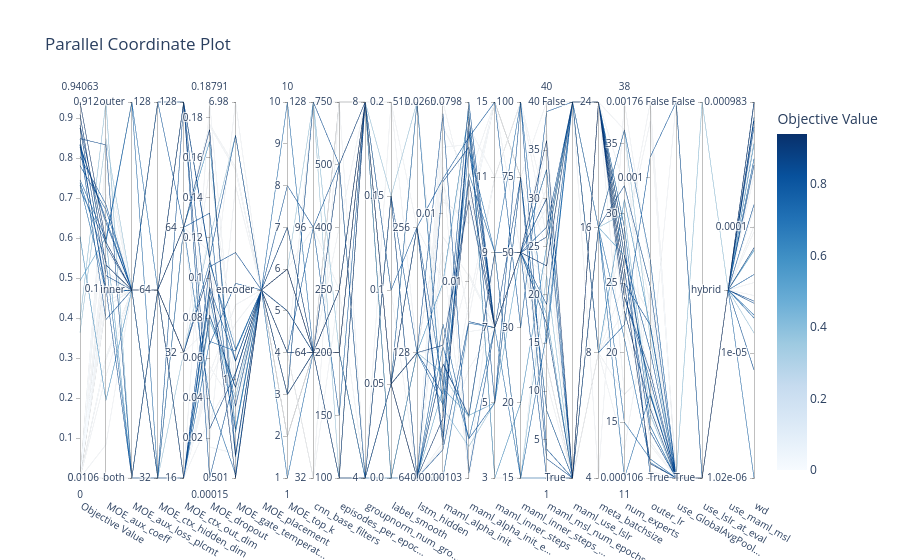

Notebook source saved alongside this figure:
### Code cell
# 3. Parallel Coordinate Plot (Visualizes high-dimensional relationships)
fig_parallel = plot_parallel_coordinate(study)
fig_parallel.show()

### Figure 1 — Plotly figure (JSON) as saved in the notebook; plotly's stock layout.template omitted (floating-point values rounded to 4 significant figures)
{"data": [{"dimensions": [{"label": "Objective Value", "range": [0, 0.9406], "values": [0.7385, 0.8354, 0.3635, 0.7458, 0, 0.8333, 0.7812, 0, 0.8479, 0.7333, 0, 0, 0.8823, 0, 0, 0.4937, 0, 0, 0, 0.3948, 0, 0.7208, 0.9406, 0, 0, 0, 0, 0.6042, 0, 0.9094, 0, 0, 0.849, 0.876, 0.8281, 0.8042, 0, 0.8323]}, {"label": "MOE_aux_coeff", "range": [-1.973, -0.0398], "ticktext": ["0.0106", "0.1", "0.912"], "tickvals": [-1.973, -1, -0.0398], "values": [-0.8568, -0.9962, -0.2279, -0.7447, -1.802, -0.66, -0.5937, -0.3059, -1.023, -1.012, -1.063, -0.9449, -0.7788, -0.3882, -1.448, -0.7354, -1.0, -1.091, -1.094, -0.0398, -0.7983, -0.7609, -0.759, -0.912, -1.973, -0.8754, -0.8764, -1.574, -1.364, -0.8774, -1.349, -0.7161, -0.2602, -0.932, -0.6432, -0.5665, -0.5148, -1.158]}, {"label": "MOE_aux_loss_plcmt", "range": [0, 2], "ticktext": ["both", "inner", "outer"], "tickvals": [0, 1, 2], "values": [0, 0, 1, 2, 1, 1, 1, 1, 1, 1, 1, 1, 1, 1, 1, 0, 1, 1, 1, 0, 1, 2, 1, 1, 0, 1, 1, 1, 1, 1, 1, 1, 0, 1, 1, 1, 1, 1]}, {"label": "MOE_ctx_hidden_dim", "range": [0, 2], "ticktext": ["32", "64", "128"], "tickvals": [0, 1, 2], "values": [0, 0, 0, 0, 0, 0, 1, 1, 1, 1, 1, 1, 1, 1, 1, 1, 1, 1, 1, 1, 1, 1, 1, 1, 1, 1, 1, 1, 1, 1, 1, 1, 1, 1, 1, 2, 2, 2]}, {"label": "MOE_ctx_out_dim", "range": [0, 3], "ticktext": ["16", "32", "64", "128"], "tickvals": [0, 1, 2, 3], "values": [0, 0, 1, 2, 2, 3, 0, 0, 0, 0, 0, 0, 0, 0, 0, 0, 0, 0, 0, 0, 1, 1, 1, 1, 1, 2, 2, 2, 2, 2, 2, 2, 3, 3, 3, 2, 3, 3]}, {"label": "MOE_dropout", "range": [0.0001488, 0.1879], "values": [0.0684, 0.1056, 0.1193, 0.03943, 0.1692, 0.1104, 0.09542, 0.05221, 0.0944, 0.09089, 0.0908, 0.0296, 0.08151, 0.0486, 0.05599, 0.0788, 0.08725, 0.1879, 0.1004, 0.08136, 0.1545, 0.1077, 0.1037, 0.1224, 0.0759, 0.1729, 0.01562, 0.1681, 0.1759, 0.1742, 0.1768, 0.113, 0.1093, 0.02471, 0.06693, 0.1324, 0.01834, 0.0001488]}, {"label": "MOE_gate_temperat...", "range": [-0.3003, 0.844], "ticktext": ["0.501", "1", "6.98"], "tickvals": [-0.3003, 0, 0.844], "values": [0.08609, 0.3859, 0.7427, -0.2892, -0.1592, 0.7422, 0.05471, 0.2266, -0.08207, -0.1513, -0.1209, 0.01866, -0.02416, 0.1704, -0.08668, -0.02485, -0.08869, -0.03389, -0.06462, -0.05523, 0.08491, 0.09104, -0.3003, -0.03248, 0.844, -0.253, -0.2259, -0.1615, 0.6371, -0.2295, 0.6462, -0.2943, 0.05663, 0.0195, 0.292, -0.2356, 0.5891, 0.01593]}, {"label": "MOE_placement", "range": [0, 0], "ticktext": ["encoder"], "tickvals": [0], "values": [0, 0, 0, 0, 0, 0, 0, 0, 0, 0, 0, 0, 0, 0, 0, 0, 0, 0, 0, 0, 0, 0, 0, 0, 0, 0, 0, 0, 0, 0, 0, 0, 0, 0, 0, 0, 0, 0]}, {"label": "MOE_top_k", "range": [1, 10], "values": [10, 3, 6, 7, 3, 3, 6, 2, 5, 5, 5, 5, 3, 2, 5, 3, 5, 4, 4, 3, 6, 1, 6, 6, 4, 4, 4, 3, 2, 4, 2, 4, 6, 7, 6, 4, 6, 8]}, {"label": "cnn_base_filters", "range": [0, 3], "ticktext": ["32", "64", "96", "128"], "tickvals": [0, 1, 2, 3], "values": [1, 1, 3, 1, 1, 3, 1, 1, 1, 1, 1, 1, 1, 1, 1, 1, 1, 1, 1, 3, 1, 1, 1, 1, 3, 0, 0, 1, 1, 1, 1, 1, 1, 1, 1, 2, 2, 2]}, {"label": "episodes_per_epoc...", "range": [0, 6], "ticktext": ["100", "150", "200", "250", "400", "500", "750"], "tickvals": [0, 1, 2, 3, 4, 5, 6], "values": [0, 0, 0, 2, 3, 5, 0, 0, 0, 0, 0, 0, 0, 0, 0, 2, 4, 6, 6, 2, 0, 2, 2, 2, 6, 3, 6, 3, 3, 3, 3, 6, 0, 5, 5, 1, 3, 5]}, {"label": "groupnorm_num_gro...", "range": [0, 1], "ticktext": ["4", "8"], "tickvals": [0, 1], "values": [0, 0, 1, 1, 1, 0, 1, 1, 1, 1, 1, 1, 1, 1, 1, 0, 1, 1, 1, 0, 1, 0, 1, 1, 0, 1, 1, 1, 1, 1, 1, 1, 0, 1, 1, 1, 0, 0]}, {"label": "label_smooth", "range": [0, 4], "ticktext": ["0.0", "0.05", "0.1", "0.15", "0.2"], "tickvals": [0, 1, 2, 3, 4], "values": [0, 1, 3, 1, 0, 3, 1, 1, 1, 1, 1, 1, 1, 1, 1, 1, 1, 1, 1, 1, 1, 1, 1, 1, 3, 1, 1, 0, 0, 1, 4, 2, 3, 1, 1, 2, 4, 1]}, {"label": "lstm_hidden", "range": [0, 3], "ticktext": ["64", "128", "256", "512"], "tickvals": [0, 1, 2, 3], "values": [0, 1, 3, 1, 1, 1, 0, 0, 0, 0, 0, 0, 0, 0, 0, 0, 0, 0, 3, 1, 0, 3, 0, 0, 0, 1, 1, 1, 1, 1, 1, 0, 0, 2, 2, 2, 2, 2]}, {"label": "maml_alpha_init", "range": [-2.999, -1.577], "ticktext": ["0.001", "0.01", "0.0265"], "tickvals": [-2.999, -2, -1.577], "values": [-2.501, -1.621, -2.737, -2.722, -2.274, -2.682, -2.416, -1.824, -2.892, -2.999, -2.994, -2.881, -2.567, -2.146, -1.867, -2.661, -2.864, -2.087, -2.603, -2.603, -1.748, -2.747, -2.773, -2.564, -1.577, -2.51, -2.523, -2.261, -1.955, -2.497, -1.944, -1.672, -1.878, -2.874, -2.65, -1.867, -2.252, -2.845]}, {"label": "maml_alpha_init_e...", "range": [-2.989, -1.098], "ticktext": ["0.00103", "0.01", "0.0798"], "tickvals": [-2.989, -2, -1.098], "values": [-2.793, -2.964, -2.831, -1.457, -1.14, -1.242, -2.792, -2.989, -2.202, -2.21, -2.253, -2.44, -2.676, -2.975, -2.187, -2.674, -2.112, -1.975, -1.961, -2.685, -1.312, -1.334, -1.489, -1.532, -1.622, -1.609, -1.32, -1.144, -1.682, -1.592, -1.711, -1.479, -1.325, -1.174, -1.098, -1.276, -1.219, -1.231]}, {"label": "maml_inner_steps", "range": [0, 5], "ticktext": ["3", "5", "7", "9", "11", "15"], "tickvals": [0, 1, 2, 3, 4, 5], "values": [2, 2, 1, 3, 0, 1, 1, 2, 2, 2, 2, 2, 3, 3, 4, 1, 4, 2, 2, 3, 2, 3, 2, 2, 5, 2, 2, 0, 5, 2, 5, 5, 2, 2, 2, 5, 4, 2]}, {"label": "maml_inner_steps_...", "range": [0, 5], "ticktext": ["15", "20", "30", "50", "75", "100"], "tickvals": [0, 1, 2, 3, 4, 5], "values": [0, 3, 4, 0, 0, 5, 4, 3, 3, 3, 3, 3, 3, 3, 5, 3, 5, 3, 3, 0, 3, 5, 3, 3, 4, 3, 3, 1, 4, 3, 4, 3, 4, 3, 3, 2, 4, 3]}, {"label": "maml_msl_num_epochs", "range": [1, 40], "values": [1, 1, 8, 16, 25, 4, 8, 13, 30, 33, 31, 33, 17, 13, 26, 18, 29, 29, 30, 22, 37, 15, 36, 35, 1, 23, 22, 25, 25, 23, 18, 11, 3, 26, 27, 39, 40, 19]}, {"label": "maml_use_lslr", "range": [0, 1], "ticktext": ["True", "False"], "tickvals": [0, 1], "values": [0, 0, 0, 1, 1, 0, 0, 0, 0, 0, 0, 0, 0, 0, 0, 0, 0, 0, 0, 0, 0, 1, 0, 0, 0, 1, 1, 1, 1, 1, 1, 0, 0, 1, 1, 1, 1, 1]}, {"label": "meta_batchsize", "range": [0, 3], "ticktext": ["4", "8", "16", "24"], "tickvals": [0, 1, 2, 3], "values": [2, 3, 2, 2, 1, 3, 2, 3, 3, 3, 3, 3, 3, 3, 3, 2, 3, 3, 3, 2, 3, 2, 3, 3, 1, 1, 3, 1, 1, 3, 3, 1, 2, 3, 3, 1, 0, 3]}, {"label": "num_experts", "range": [11, 38], "values": [11, 28, 36, 15, 13, 25, 36, 26, 26, 29, 29, 24, 27, 32, 26, 27, 36, 28, 28, 30, 26, 21, 25, 28, 29, 23, 22, 31, 17, 23, 17, 25, 32, 24, 27, 22, 38, 24]}, {"label": "outer_lr", "range": [-3.976, -2.754], "ticktext": ["0.000106", "0.001", "0.00176"], "tickvals": [-3.976, -3, -2.754], "values": [-3.704, -3.971, -3.525, -3.915, -3.372, -3.48, -3.266, -3.446, -3.826, -3.808, -3.87, -3.672, -3.71, -3.411, -3.858, -3.699, -3.83, -3.69, -2.817, -3.771, -3.955, -3.926, -3.93, -2.754, -3.976, -3.741, -3.766, -3.487, -3.622, -3.751, -3.617, -3.633, -3.354, -3.634, -3.564, -2.933, -3.301, -3.66]}, {"label": "use_GlobalAvgPool...", "range": [0, 1], "ticktext": ["True", "False"], "tickvals": [0, 1], "values": [0, 0, 0, 0, 0, 0, 0, 0, 0, 0, 0, 0, 0, 0, 0, 0, 0, 0, 0, 0, 0, 0, 0, 0, 0, 0, 0, 0, 0, 0, 0, 1, 0, 0, 0, 1, 0, 0]}, {"label": "use_lslr_at_eval", "range": [0, 1], "ticktext": ["True", "False"], "tickvals": [0, 1], "values": [0, 0, 0, 0, 0, 0, 0, 0, 0, 0, 0, 0, 0, 0, 0, 0, 0, 0, 0, 1, 0, 0, 0, 0, 0, 0, 0, 0, 0, 0, 0, 0, 0, 0, 0, 0, 0, 0]}, {"label": "use_maml_msl", "range": [0, 0], "ticktext": ["hybrid"], "tickvals": [0], "values": [0, 0, 0, 0, 0, 0, 0, 0, 0, 0, 0, 0, 0, 0, 0, 0, 0, 0, 0, 0, 0, 0, 0, 0, 0, 0, 0, 0, 0, 0, 0, 0, 0, 0, 0, 0, 0, 0]}, {"label": "wd", "range": [-5.99, -3.008], "ticktext": ["1.02e-06", "1e-05", "0.0001", "0.000983"], "tickvals": [-5.99, -5, -4, -3.008], "values": [-5.99, -4.587, -4.84, -4.721, -3.33, -5.133, -4.376, -3.991, -3.508, -3.458, -3.528, -3.324, -4.164, -4.038, -3.51, -4.187, -3.468, -4.44, -3.595, -4.18, -3.858, -4.698, -3.158, -3.175, -4.542, -3.034, -3.024, -3.339, -3.35, -3.017, -3.196, -4.599, -4.604, -3.008, -3.205, -3.13, -3.267, -3.822]}], "labelangle": 30, "labelside": "bottom", "line": {"color": [0.7385, 0.8354, 0.3635, 0.7458, 0, 0.8333, 0.7812, 0, 0.8479, 0.7333, 0, 0, 0.8823, 0, 0, 0.4937, 0, 0, 0, 0.3948, 0, 0.7208, 0.9406, 0, 0, 0, 0, 0.6042, 0, 0.9094, 0, 0, 0.849, 0.876, 0.8281, 0.8042, 0, 0.8323], "colorbar": {"title": {"text": "Objective Value"}}, "colorscale": [[0, "rgb(247,251,255)"], [0.125, "rgb(222,235,247)"], [0.25, "rgb(198,219,239)"], [0.375, "rgb(158,202,225)"], [0.5, "rgb(107,174,214)"], [0.625, "rgb(66,146,198)"], [0.75, "rgb(33,113,181)"], [0.875, "rgb(8,81,156)"], [1, "rgb(8,48,107)"]], "reversescale": false, "showscale": true}, "type": "parcoords"}], "layout": {"title": {"text": "Parallel Coordinate Plot"}}}
